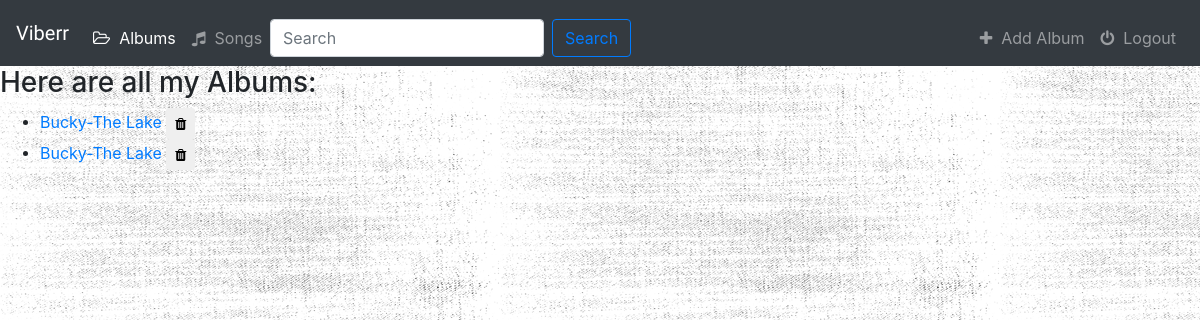
The app's page /music/ with its own data.
### music/models.py (models this page shows, shortened)
class Album (models.Model):
    artist = models.CharField(max_length=250)
    album_title = models.CharField(max_length=250)
    genre = models.CharField(max_length=100)
    album_logo = models.FileField()
    def __str__(self):
        return self.artist + '-' + self.album_title

### music/views.py (the view)
# urls.py: path('', views.IndexView.as_view() , name='index'),
class IndexView(generic.ListView):
    template_name = 'music/index.html'
    context_object_name = 'all_albums'
    def get_queryset(self):
        return Album.objects.all()

### music/templates/music/index.html (shortened to what this page needs)
{% extends 'music/base.html' %}
{% block body %}
    {% if all_albums %}
        <h3> Here are all my Albums: </h3>
        <ul>
            {% for album in all_albums %}
            <li>
                <a href="{% url 'music:detail' album.id %}">{{ album }}</a>
                <form action="{% url 'music:album-delete' album.id %}" method="post" style="display:inline;">
                    <button type="submit" class="btn btn-default btn-sm">
                        <span class="fa fa-trash"> </span>
                    </button>
                </form>
            </li>
            {% endfor %}
        </ul>
    {% else %}
        <h3> You don't have any Albums. </h3>
    {% endif %}
{% endblock %}

### music/static/music/style.css (style rules this page uses)
body { background : white url("images/background.png"); }

### records on screen
Album: artist+album_title "Bucky-The Lake"
Album: artist+album_title "Bucky-The Lake"
